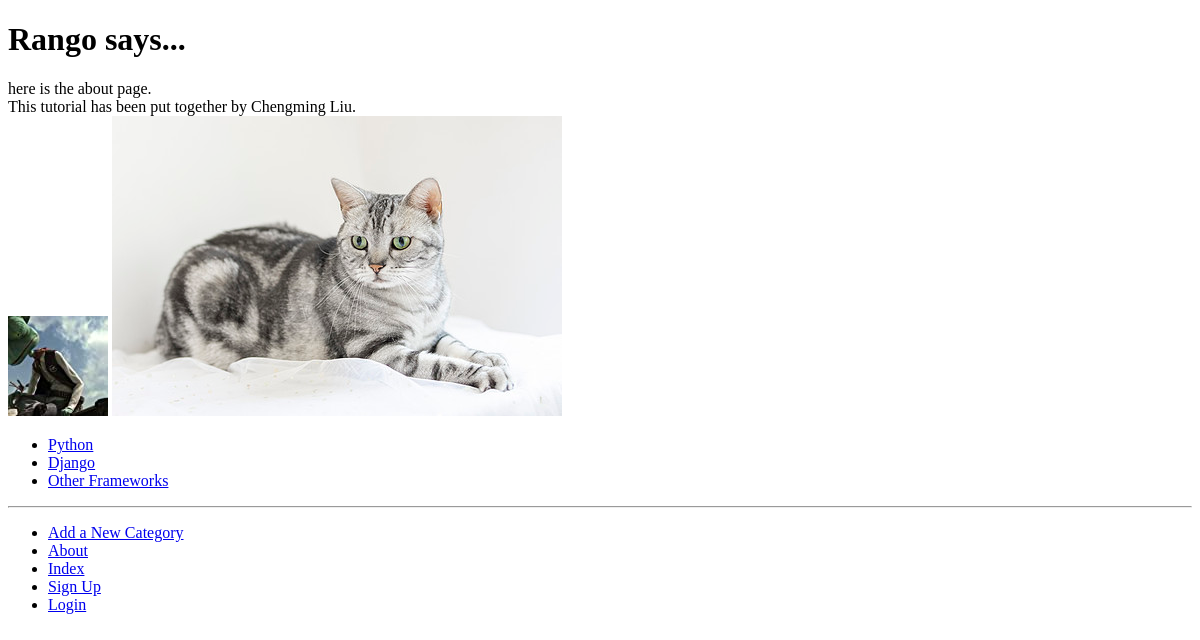
Before: /rango/about/ with the older database file.
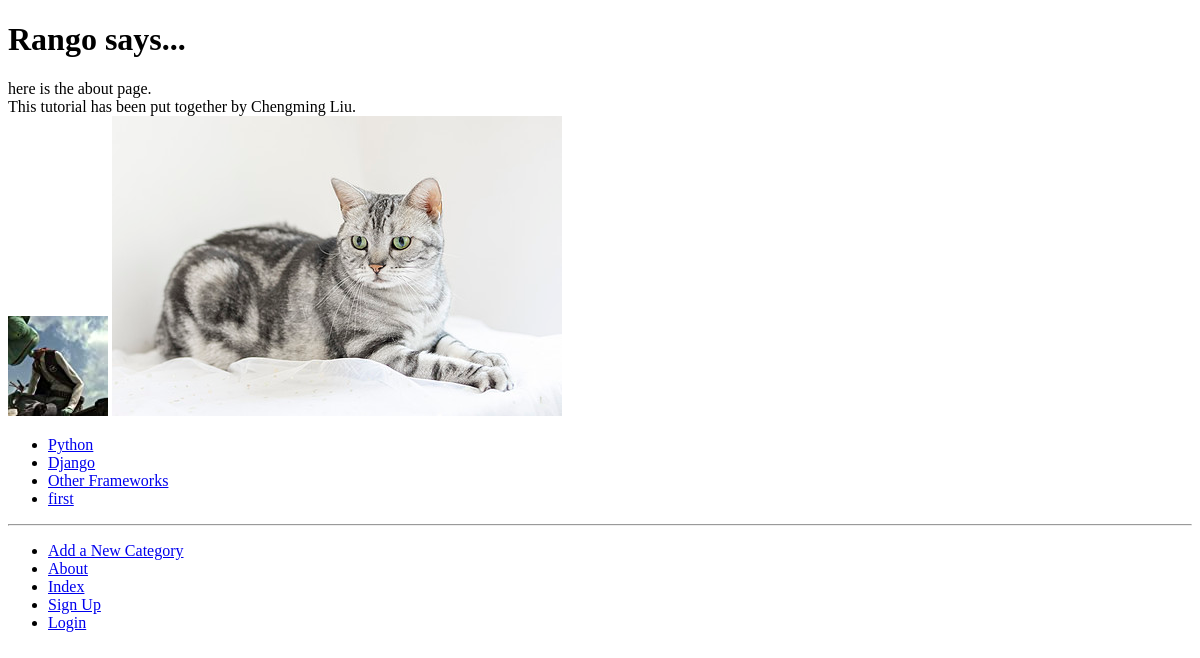
After: the same page with the newer database file.
### rango/models.py (models this page shows, shortened)
class Category(models.Model):
    name = models.CharField(max_length=128, unique=True)
    views = models.IntegerField(default=0)
    likes = models.IntegerField(default=0)
    slug = models.SlugField()
    slug = models.SlugField(unique=True)
    class Meta:
        verbose_name_plural = 'Categories'

### rango/views.py (the view)
# urls.py: path('about/', views.about, name='about'),
def about(request):
    return render(request, 'rango/about.html')

### rango/templatetags/rango_template_tags.py (called while the page is built)
@register.inclusion_tag('rango/categories.html')
def get_category_list(current_category=None):
   return {'categories': Category.objects.all(),
           'current_category': current_category}

### templates/rango/about.html (shortened to what this page needs)
{% extends 'rango/base.html' %}
{% load staticfiles %}
{% block body_block %}
    <h1>Rango says...</h1>
    <div>
        here is the about page. <br />
        This tutorial has been put together by Chengming Liu.<br />
    </div>
    <div>
        <img src="{% static 'images/rango.jpg' %}" alt="Picture of Rango" />
        <img src="{{ MEDIA_URL }}cat.jpg" alt="Picture of a Cat" />
    </div>
{% endblock %}

### templates/rango/categories.html
<ul>
    {% if categories %}
        {% for c in categories %}
            {% if c == current_category %}
            <li>
            <strong>
                    <a href="{% url 'rango:show_category' c.slug %}">{{ c.name }}</a>
            </strong>
            </li>
            {% else %}
            <li>
                <a href="{% url 'rango:show_category' c.slug %}">{{ c.name }}</a>
            </li>
            {% endif %}
        {% endfor %}
    {% else %}
        <li><strong>There are no categories present.</strong></li>
    {% endif %}
</ul>

Changed rows visible on the page:
added Category: name "first"
